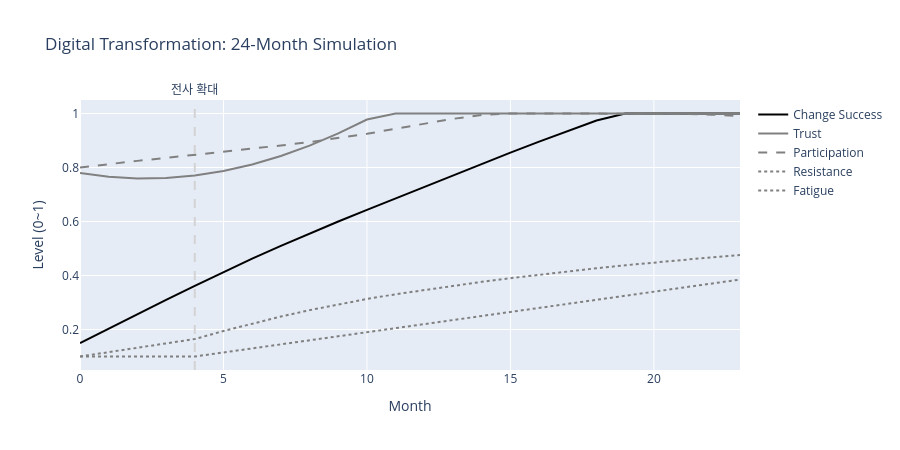

Notebook code cell kept with this figure:
### Code cell
# ========================================
# Step 4. 시뮬레이션 — 스톡-플로우 모델
# ========================================

months = params['months']
t = np.arange(months)

# 스톡 초기화
success      = np.zeros(months)
trust        = np.zeros(months)
participation = np.zeros(months)
resistance   = np.zeros(months)
fatigue      = np.zeros(months)
speed        = np.zeros(months)

success[0]      = params['init_success']
trust[0]        = params['init_trust']
participation[0] = params['init_participation']
resistance[0]   = params['init_resistance']
fatigue[0]      = params['init_fatigue']
speed[0]        = 0.3  # 초기 속도 (파일럿 수준)

for i in range(1, months):
    # 속도: 4개월차에 전사 확대로 급증
    speed[i] = speed[i-1] * (params['speed_multiplier'] if i == 4 else 1.0)
    speed[i] = min(speed[i], 1.0)
    
    # B1: 저항 — 속도에 비례하여 증가
    resistance[i] = resistance[i-1] + params['resistance_rate'] * speed[i-1] * (1 - resistance[i-1])
    resistance[i] -= 0.02 * trust[i-1]  # 신뢰가 높으면 저항 감소
    resistance[i] = np.clip(resistance[i], 0, 1)
    
    # B2: 피로 — 속도에 비례하여 누적, 자연 회복
    fatigue[i] = fatigue[i-1] + params['fatigue_rate'] * speed[i-1] - params['fatigue_recovery']
    fatigue[i] = np.clip(fatigue[i], 0, 1)
    
    # 참여: 신뢰에 비례, 피로에 반비례
    participation[i] = participation[i-1] + 0.1 * (trust[i-1] - 0.5) - 0.15 * fatigue[i-1]
    participation[i] = np.clip(participation[i], 0, 1)
    
    # 성공: 참여에 비례, 저항에 반비례
    success[i] = success[i-1] + 0.08 * participation[i-1] - 0.1 * resistance[i-1]
    success[i] = np.clip(success[i], 0, 1)
    
    # R1: 신뢰 — 성공이 높으면 회복, 낮으면 하락
    if success[i] > success[i-1]:
        trust[i] = trust[i-1] + params['trust_gain'] * (success[i] - 0.3)
    else:
        trust[i] = trust[i-1] - params['trust_decay'] * (1 - success[i])
    trust[i] = np.clip(trust[i], 0, 1)

# 시각화
fig = go.Figure()
for name, data, dash in [
    ('Change Success', success, 'solid'),
    ('Trust', trust, 'solid'),
    ('Participation', participation, 'dash'),
    ('Resistance', resistance, 'dot'),
    ('Fatigue', fatigue, 'dot'),
]:
    fig.add_trace(go.Scatter(
        x=t, y=data, mode='lines', name=name,
        line=dict(width=2, dash=dash, color='black' if name == 'Change Success' else 'gray')
    ))

fig.add_vline(x=4, line_dash='dash', line_color='lightgray',
              annotation_text='전사 확대', annotation_position='top')
fig.update_layout(
    title='Digital Transformation: 24-Month Simulation',
    xaxis_title='Month', yaxis_title='Level (0~1)', height=450
)
fig.show()

print("📋 Step 4. 시뮬레이션 결과 해석")
print("=" * 50)
print(f"  3개월차: 성공 {success[3]:.2f}, 신뢰 {trust[3]:.2f} → 초기 상승기")
print(f"  6개월차: 성공 {success[6]:.2f}, 저항 {resistance[6]:.2f} → 전사 확대 후 저항 급증")
print(f"  9개월차: 성공 {success[9]:.2f}, 피로 {fatigue[9]:.2f} → 보고서 현재 상황과 유사")
print(f"  24개월차: 성공 {success[-1]:.2f}, 신뢰 {trust[-1]:.2f} → 개입 없으면 이렇게 된다")

### Figure 1 — Plotly figure (JSON) as saved in the notebook; plotly's stock layout.template omitted (floating-point values rounded to 4 significant figures)
{"data": [{"line": {"color": "black", "dash": "solid", "width": 2}, "mode": "lines", "name": "Change Success", "type": "scatter", "x": [0, 1, 2, 3, 4, 5, 6, 7, 8, 9, 10, 11, 12, 13, 14, 15, 16, 17, 18, 19, 20, 21, 22, 23], "y": [0.15, 0.204, 0.2574, 0.31, 0.3619, 0.4132, 0.4624, 0.5098, 0.5555, 0.5999, 0.6432, 0.6859, 0.7283, 0.7707, 0.8129, 0.8548, 0.8958, 0.9355, 0.974, 1.0, 1.0, 1.0, 1.0, 1.0]}, {"line": {"color": "gray", "dash": "solid", "width": 2}, "mode": "lines", "name": "Trust", "type": "scatter", "x": [0, 1, 2, 3, 4, 5, 6, 7, 8, 9, 10, 11, 12, 13, 14, 15, 16, 17, 18, 19, 20, 21, 22, 23], "y": [0.78, 0.7656, 0.7592, 0.7607, 0.77, 0.787, 0.8113, 0.8428, 0.8811, 0.9261, 0.9776, 1.0, 1.0, 1.0, 1.0, 1.0, 1.0, 1.0, 1.0, 1.0, 1.0, 1.0, 1.0, 1.0]}, {"line": {"color": "gray", "dash": "dash", "width": 2}, "mode": "lines", "name": "Participation", "type": "scatter", "x": [0, 1, 2, 3, 4, 5, 6, 7, 8, 9, 10, 11, 12, 13, 14, 15, 16, 17, 18, 19, 20, 21, 22, 23], "y": [0.8, 0.813, 0.8246, 0.8355, 0.8466, 0.8585, 0.87, 0.8816, 0.8942, 0.9083, 0.9246, 0.9439, 0.9631, 0.9801, 0.9949, 1.0, 1.0, 1.0, 1.0, 1.0, 1.0, 0.999, 0.9957, 0.9902]}, {"line": {"color": "gray", "dash": "dot", "width": 2}, "mode": "lines", "name": "Resistance", "type": "scatter", "x": [0, 1, 2, 3, 4, 5, 6, 7, 8, 9, 10, 11, 12, 13, 14, 15, 16, 17, 18, 19, 20, 21, 22, 23], "y": [0.1, 0.1168, 0.1333, 0.1493, 0.1647, 0.1944, 0.2222, 0.248, 0.2717, 0.2934, 0.313, 0.3306, 0.3467, 0.362, 0.3765, 0.3901, 0.4031, 0.4153, 0.4269, 0.4378, 0.4482, 0.458, 0.4673, 0.476]}, {"line": {"color": "gray", "dash": "dot", "width": 2}, "mode": "lines", "name": "Fatigue", "type": "scatter", "x": [0, 1, 2, 3, 4, 5, 6, 7, 8, 9, 10, 11, 12, 13, 14, 15, 16, 17, 18, 19, 20, 21, 22, 23], "y": [0.1, 0.1, 0.1, 0.1, 0.1, 0.115, 0.13, 0.145, 0.16, 0.175, 0.19, 0.205, 0.22, 0.235, 0.25, 0.265, 0.28, 0.295, 0.31, 0.325, 0.34, 0.355, 0.37, 0.385]}], "layout": {"annotations": [{"showarrow": false, "text": "전사 확대", "x": 4, "xanchor": "center", "xref": "x", "y": 1, "yanchor": "bottom", "yref": "y domain"}], "height": 450, "shapes": [{"line": {"color": "lightgray", "dash": "dash"}, "type": "line", "x0": 4, "x1": 4, "xref": "x", "y0": 0, "y1": 1, "yref": "y domain"}], "title": {"text": "Digital Transformation: 24-Month Simulation"}, "xaxis": {"title": {"text": "Month"}}, "yaxis": {"title": {"text": "Level (0~1)"}}}}
